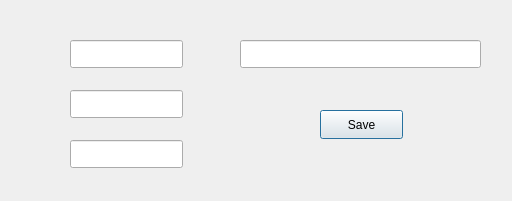
<?xml version="1.0" encoding="UTF-8"?>
<ui version="4.0">
 <class>edit_other</class>
 <widget class="QDialog" name="edit_other">
  <property name="geometry">
   <rect>
    <x>0</x>
    <y>0</y>
    <width>512</width>
    <height>201</height>
   </rect>
  </property>
  <property name="windowTitle">
   <string>Dialog</string>
  </property>
  <widget class="QLineEdit" name="h1e">
   <property name="geometry">
    <rect>
     <x>70</x>
     <y>40</y>
     <width>113</width>
     <height>28</height>
    </rect>
   </property>
  </widget>
  <widget class="QLineEdit" name="h2e">
   <property name="geometry">
    <rect>
     <x>70</x>
     <y>90</y>
     <width>113</width>
     <height>28</height>
    </rect>
   </property>
  </widget>
  <widget class="QLineEdit" name="h3e">
   <property name="geometry">
    <rect>
     <x>70</x>
     <y>140</y>
     <width>113</width>
     <height>28</height>
    </rect>
   </property>
  </widget>
  <widget class="QLineEdit" name="mottoe">
   <property name="geometry">
    <rect>
     <x>240</x>
     <y>40</y>
     <width>241</width>
     <height>28</height>
    </rect>
   </property>
  </widget>
  <widget class="QPushButton" name="pushButton">
   <property name="geometry">
    <rect>
     <x>320</x>
     <y>110</y>
     <width>83</width>
     <height>29</height>
    </rect>
   </property>
   <property name="text">
    <string>Save</string>
   </property>
  </widget>
 </widget>
 <resources/>
 <connections/>
</ui>
